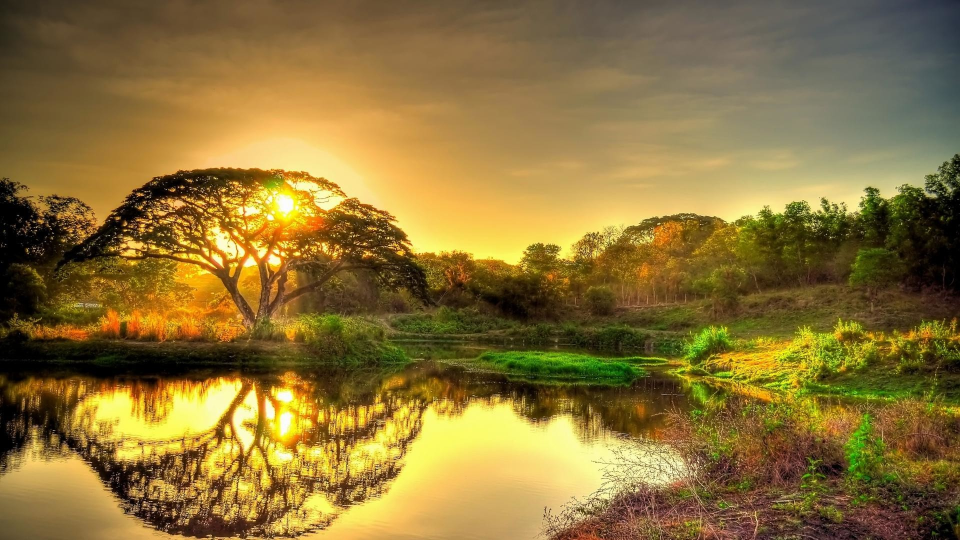
#> input picture sunset.jpg, 1920 x 1080 px (shown at 1/2 size)
$ python -i sketchConverter.py   (imports and definitions only)
#> lines starting #> are read from the running program, lines starting #| are printed output that depends on the picture
from flask import Flask, render_template, request
from PIL import Image
import cv2
import os
import argparse
import numpy
import base64
import io
from PIL import Image, ImageOps

def convertToSketch(photo, k_size):
    #Opening up the image that we were passed
#> called with k_size = 21
    img = numpy.array(photo)
    img = cv2.cvtColor(img, cv2.COLOR_RGB2BGR)
#> img is the input picture: shape (1080, 1920, 3); mean B, G, R 55.8, 114.7, 138.9
    #Converting the image into greyscale
    imgGrey=cv2.cvtColor(img, cv2.COLOR_BGR2GRAY)
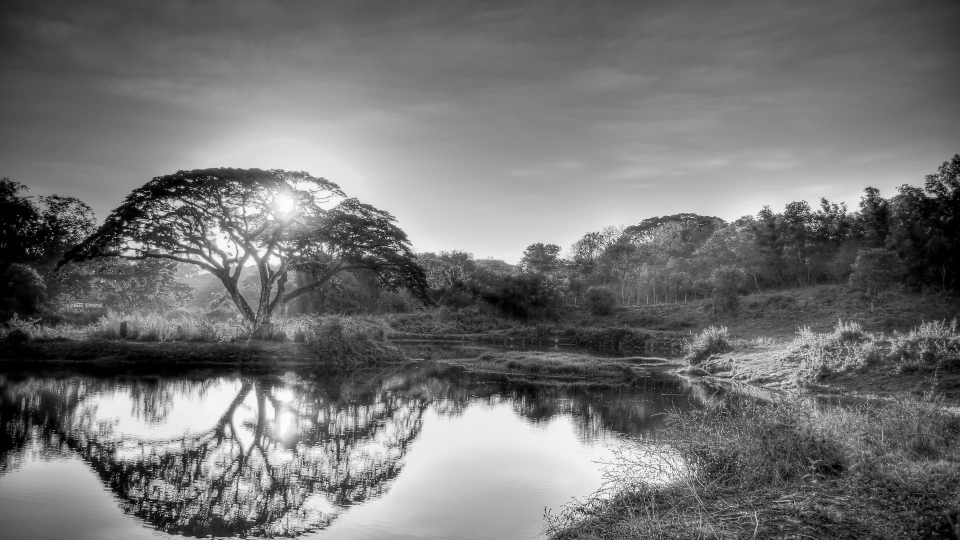
#> imgGrey: shape (1080, 1920) (shown at 1/2 size); min 0, max 254, mean 115.2
    #saving the grey image (will be used later)
    #Inverting the image and blurring it using gaussian blur
    imgInvt=cv2.bitwise_not(imgGrey)
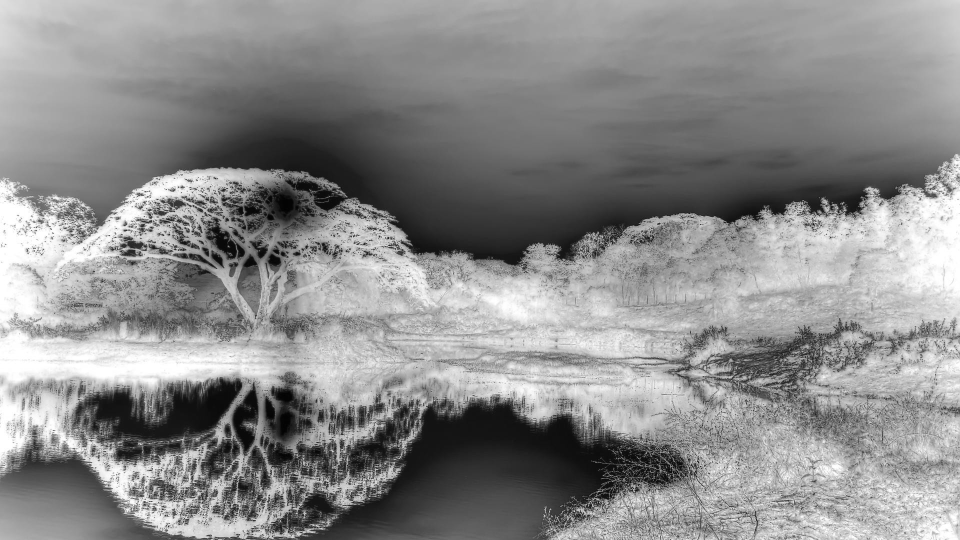
#> imgInvt: shape (1080, 1920) (shown at 1/2 size); min 1, max 255, mean 139.8
    imgBlur=cv2.GaussianBlur(imgInvt, (k_size,k_size),0)
    #un-inverting the blurred image
    imgBlurInvt=cv2.bitwise_not(imgBlur)
    #deriving the "pencil sketch" image by dividing the grey image by the blurred one
    imgSketch=cv2.divide(imgGrey,imgBlurInvt, scale=256.0)
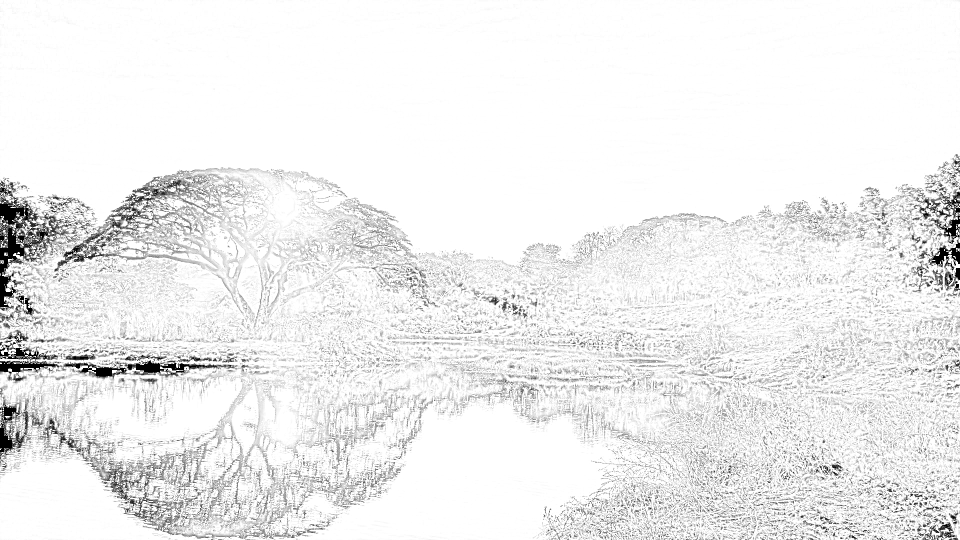
#> imgSketch: shape (1080, 1920) (shown at 1/2 size); min 0, max 255, mean 237.7
    return imgSketch

#this function alters the coloring of the image by using PIL's colorize method
def blueScaleFromGrey(photo):
    #opening up the sketch image
    img = Image.fromarray(photo)
    #utilizing PIL's colorize to change to bluescale
    img = ImageOps.colorize(img, black = "#4c9ccc", white = "#e9ddb3")
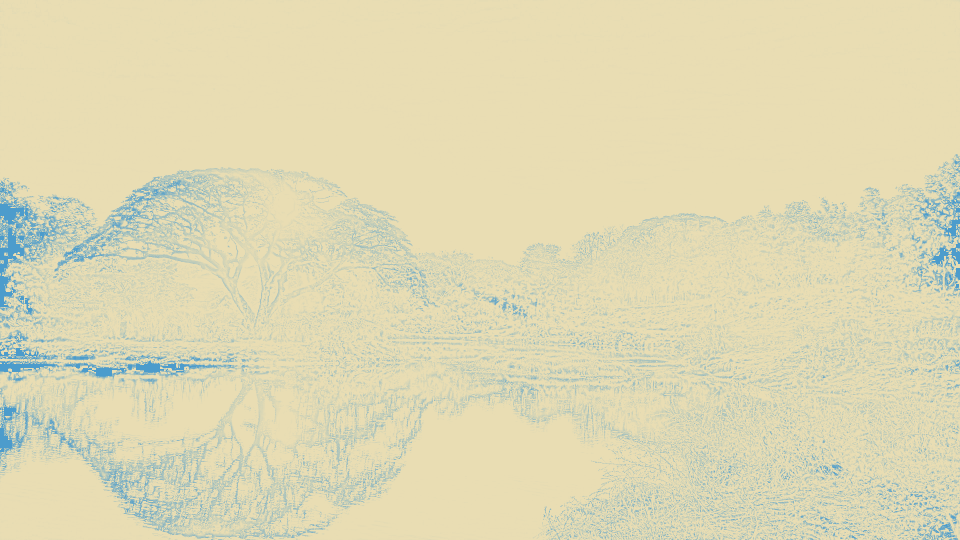
#> img: PIL image 1920x1080 RGB (shown at 1/2 size); mean R, G, B 222.1, 216.4, 180.5
    #img.show()
    return img

def blueScaleFromRGB(photo):
    #opening up the sketch image
    imgGrey=cv2.cvtColor(photo, cv2.COLOR_BGR2GRAY)
    img = Image.fromarray(imgGrey)
    #utilizing PIL's colorize to change to bluescale
    img = ImageOps.colorize(img, black = "#4c9ccc", white = "#e9ddb3")
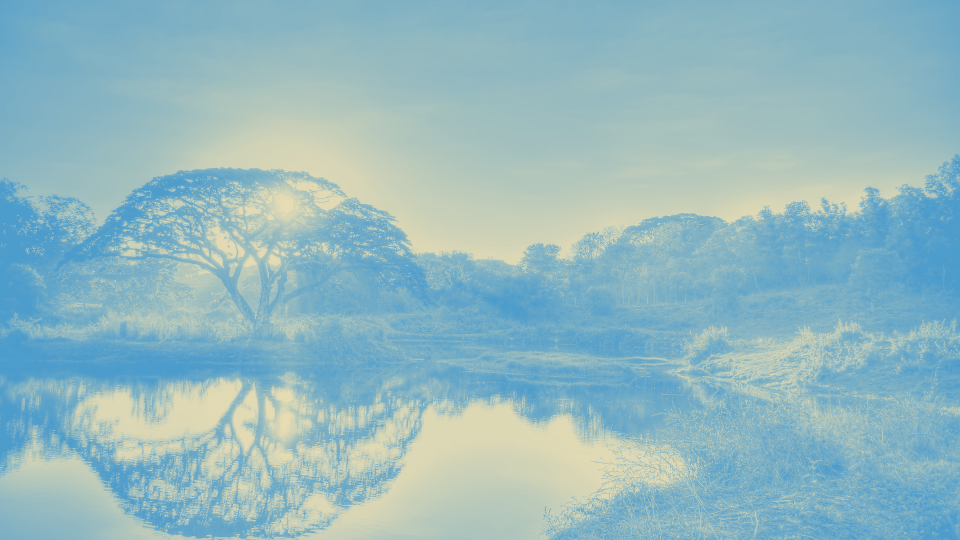
#> img: PIL image 1920x1080 RGB (shown at 1/2 size); mean R, G, B 146.5, 184.9, 192.2
    #img.show()
    return img

def imgOverlay(photo, overlay):
    #opening up the images
    img1 = overlay
    img2 = photo
    #overlaying the overlay onto the photo. The ratio ranges from 0 to 1, where 0 would be entirely the overlay and 1 would be entirely the photo
    img1 = Image.blend(img1,img2, 0.75)
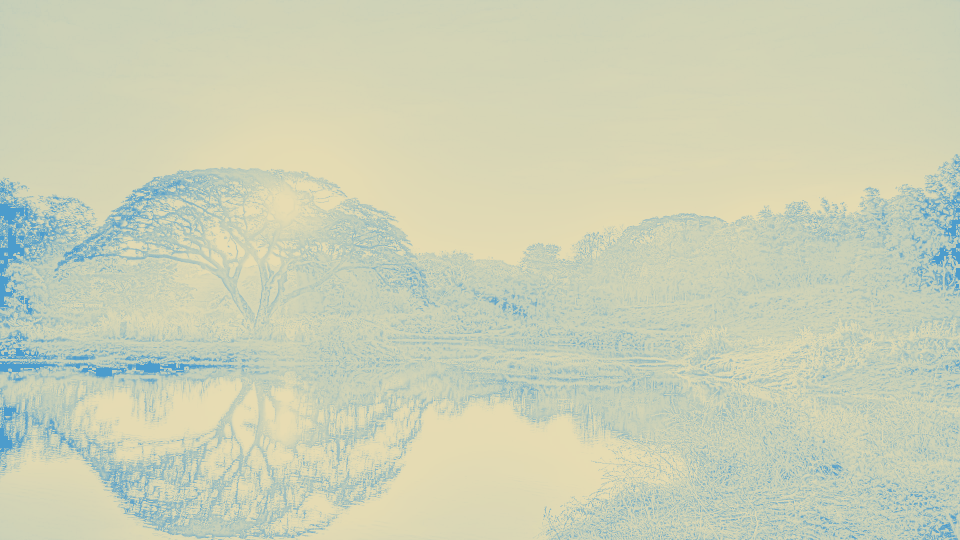
#> img1: PIL image 1920x1080 RGB (shown at 1/2 size); mean R, G, B 202.8, 208.1, 183.1
    return img1

def drawTiles(photo, xLines, yLines, thickness, result):
#> called with xLines = 4, yLines = 4, thickness = 1, result = 'output.png'
    cvPhoto = numpy.array(photo)
    cvPhoto = cv2.cvtColor(cvPhoto, cv2.COLOR_RGB2BGR)
    color = (200, 200, 200)
    h, w, channels = cvPhoto.shape
#> h = 1080; w = 1920; channels = 3
    xStep = w / (xLines)
#> xStep = 480
    yStep = h / (yLines)
#> yStep = 270
    for i in range(1,xLines):
        x = xStep * i
        startPoint = (int(x),int(0))
        endPoint = (int(x),int(h))
        cv2.line(cvPhoto, startPoint,endPoint,color,thickness)
#> cvPhoto: shape (1080, 1920, 3); mean B, G, R 183.1, 208.1, 202.8
    for i in range(1,yLines):
        y = yStep * i
        startPoint = (int(0),int(y))
        endPoint = (int(w),int(y))
        cv2.line(cvPhoto, startPoint, endPoint,color,thickness)
#> cvPhoto: shape (1080, 1920, 3); mean B, G, R 183.2, 208.1, 202.8
    return cvPhoto
def convertImage(photo, thickness = 1, xTiles = 4, yTiles = 4, tileThickness = 1):
        blueSketch = convertToSketch(photo=photo, k_size=(thickness * 20 + 1))
        bSketch = blueScaleFromGrey(photo=blueSketch)
        img1 = numpy.array(photo)
        img1 = cv2.cvtColor(img1, cv2.COLOR_RGB2BGR)
        bPhoto = blueScaleFromRGB(photo=img1)
        overlayPhoto = imgOverlay(photo=bSketch, overlay = bPhoto)
        output = drawTiles(photo=overlayPhoto, xLines = xTiles, yLines = yTiles, thickness = tileThickness, result = "output.png")
        outputStep1 = cv2.cvtColor(output, cv2.COLOR_BGR2RGB)
        PILOutput = Image.fromarray(outputStep1)
        return PILOutput


# [1 line not run here, left out]

# [20 lines that did not run here, left out]

# [2 lines not run here, left out]

>>> import cv2
>>> picture = cv2.cvtColor(cv2.imread('sunset.jpg'), cv2.COLOR_BGR2RGB)
>>> result = convertImage(picture)
